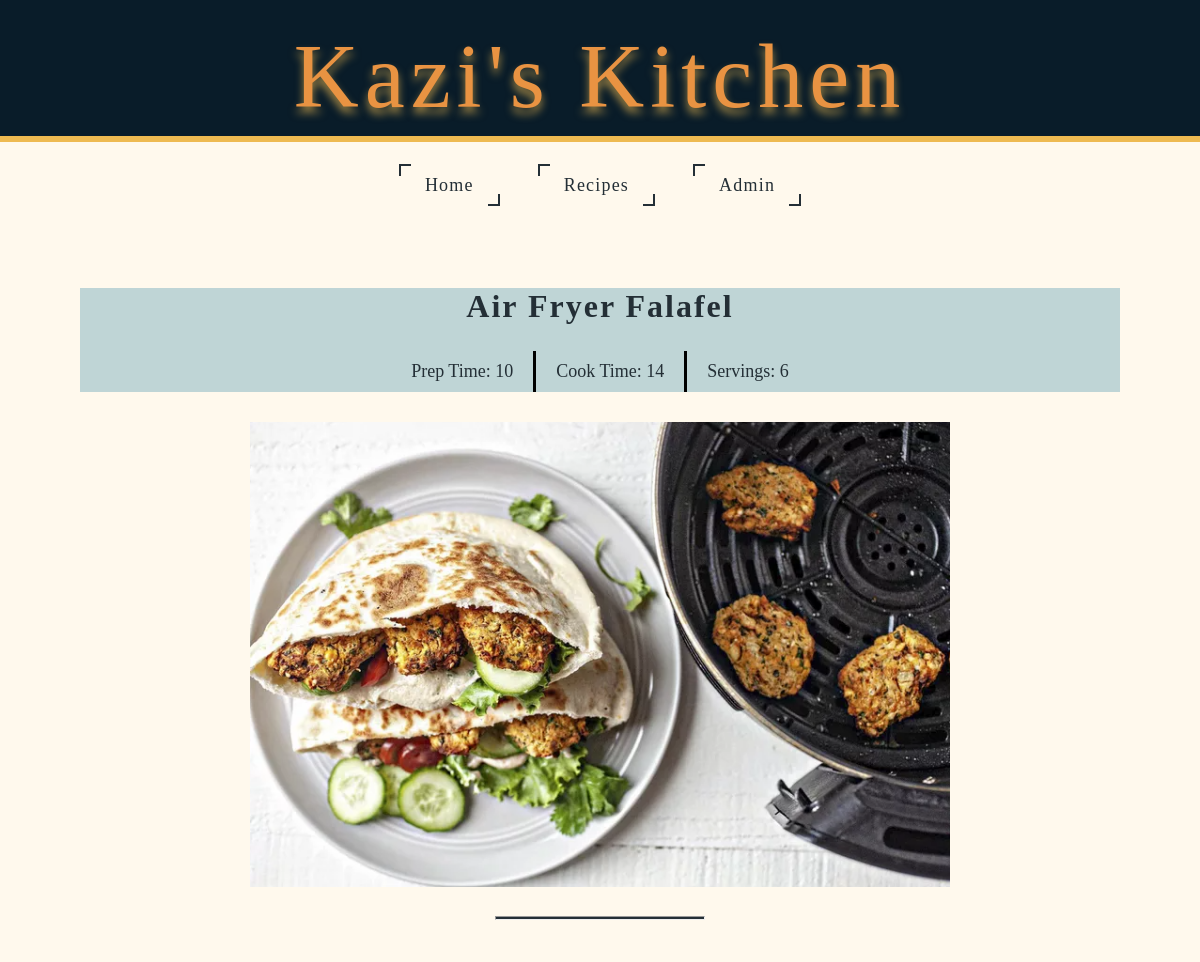
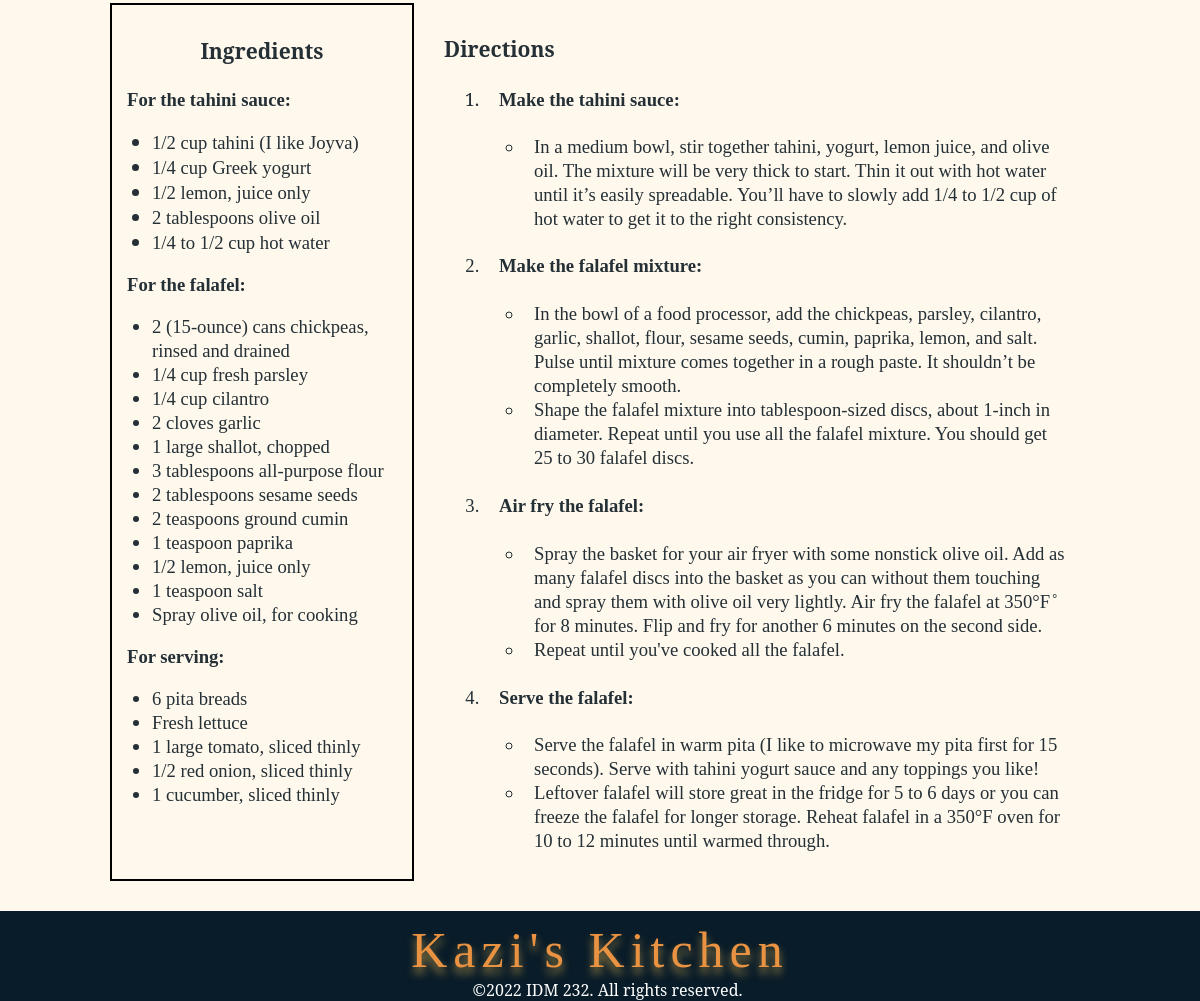
The app's page /final/recipeDetail.php?id=50 with its own data (2 pictures, top to bottom).
### tables this page shows
CREATE TABLE `recipe` (
  `id` int(11) NOT NULL,
  `recipe_name` text NOT NULL,
  `servings` int(11) NOT NULL,
  `cook_time` int(11) NOT NULL,
  `prep_time` int(11) NOT NULL,
  `description` longtext NOT NULL,
  `ingredients` longtext NOT NULL,
  `directions` longtext NOT NULL,
  `image_path` varchar(250) NOT NULL
);

### final/.env.local.php (called while the page is built)
<?php
$APP_CONFIG = [
    'environment' => 'development',
    'site_name' => 'Kazi\s Kitchen',
    'site_url' => 'http://localhost/idm232/idm232-sfs76/final',
    'database_host' => 'localhost',
    'database_user' => 'root',
    'database_pass' => '',
    'database_name' => 'local_idm232_01'
];
?>

### final/_includes/helper-functions.php (called while the page is built, shortened)
<?php
function site_url()
{
    global $APP_CONFIG;
    return $APP_CONFIG['site_url'];
}
?>

### final/recipeDetail.php (the view, shortened to what this page needs)
<?php
include_once __DIR__ . '/app.php';
include_once __DIR__ . '/_components/header.php';
?>
<?php
$query = "SELECT * FROM recipe WHERE id = {$_GET['id']}";
$result = mysqli_query($db_connection, $query);
?>
<?php
    $site_url = site_url();
    while ($recipe = mysqli_fetch_array($result)) {
        echo "
            <div class='midSection'>
                <div class='recipeDetailTop text-center'>
                    <h2 class='recipeDetailTitle'>{$recipe['recipe_name']}</h2>
                    <div class='recipeDetailTimes'>
                        <div class='recipeDetailTimesContent'>
                            <p class='recipeDetailTimesItem ffArchitectsDaughter'> Prep Time: {$recipe['prep_time']}</p>
                            <p class='recipeDetailTimesItem ffArchitectsDaughter specialBorder'> Cook Time: {$recipe['cook_time']}</p>
                            <p class='recipeDetailTimesItem ffArchitectsDaughter'> Servings: {$recipe['servings']}</p>
                        </div>
                    </div>
                </div>
                <img class='featureImage center responsive' width='500px' height='500px' src='{$site_url}/{$recipe['image_path']}' alt='#'>
                <hr class='hr_30'>
                <div class='recipeBottom'>
                    <div class='ingredients'>
                        <h3> Ingredients </h3>
                        <p class=''>{$recipe['ingredients']}</p>
                    </div>
                    <div class='directions'>
                        <h3> Directions </h3>
                        <p class=''>{$recipe['directions']}</p>
                    </div>
                </div>
            </div>
        ";
    }
?>
          <?php include_once __DIR__ . '/_components/footer.php';

### records on screen
recipe: recipe_name "Air Fryer Falafel", prep_time "10", cook_time "14", servings "6", ingredients "For the tahini sauce: 1/2 cup tahini (I like Joyva) 1/4 cup Greek yogurt 1/2 lemon , juice only 2 tablespoons olive oil 1/4 to 1/2 cup hot water For the falafel: 2 ( 15-ounce) cans chickpeas, rinsed and drained 1/4 cup fresh parsley 1/4 cup cilantro 2 cloves garlic 1 large shallot, chopped 3 tablespoons all-purpose flour 2 tablespoons sesame seeds 2 teaspoons ground cumin 1 teaspoon paprika 1/2 lemon , juice only 1 teaspoon salt Spray olive oil , for cooking For serving: 6 pita breads Fresh lettuce 1 large tomato, sliced thinly 1/2 red onion , sliced thinly 1 cucumber , sliced thinly", directions "Make the tahini sauce: In a medium bowl, stir together tahini, yogurt, lemon juice, and olive oil. The mixture will be very thick to start. Thin it out with hot water until it’s easily spreadable. You’ll have to slowly add 1/4 to 1/2 cup of hot water to get it to the right consistency. Make the falafel mixture: In the bowl of a food processor, add the chickpeas, parsley, cilantro, garlic, shallot, flour, sesame seeds, cumin, paprika, lemon, and salt. Pulse until mixture comes together in a rough paste. It shouldn’t be completely smooth. Shape the falafel mixture into tablespoon-sized discs, about 1-inch in diameter. Repeat until you use all the falafel mixture. You should get 25 to 30…"
